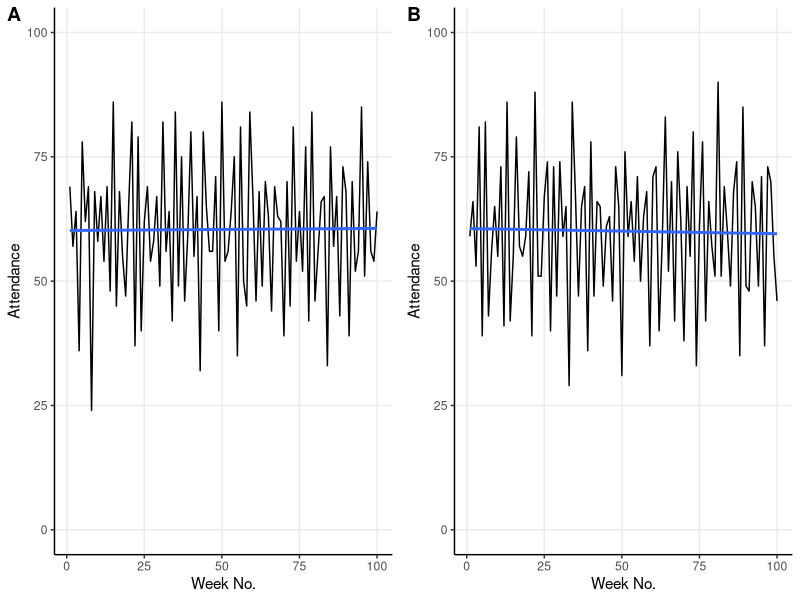
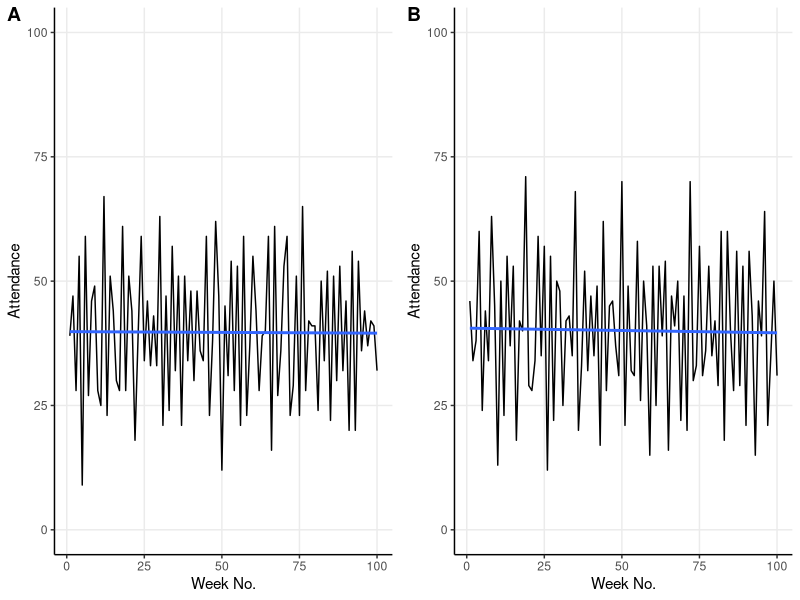

Generate these figures, in order, with R:
## ---- chunk 1
# RMarkdown
knitr::opts_chunk$set(echo = FALSE, fig.align = "center", fig.width = 11)

# Packages
library(tidyverse)
library(truncnorm)
## ---- chunk 2
# Example attendance
set.seed(23)
round(truncnorm::rtruncnorm(10, 0, 100, 50, 20), 0)
## ---- chunk 3
sim_el_farol <- function(threshold = 60, n_rounds = 100) {
  ## Define mean-based hypotheses -----
  
  # Mean of previous 1 week
  mean_1 <- function(x) {
    if(length(x) < 1) {sample(c(1:100), 1)} 
    else{mean(x[length(x)])}
  }
  
  # Mean of previous 2 weeks
  mean_2 <- function(x) {
    if(length(x) < 2) {sample(c(1:100), 1)} 
    else{mean(c(x[length(x)], x[length(x) - 1]))}
  }
  
  # Mean of previous 3 weeks
  mean_3 <- function(x) {
    if(length(x) < 3) {sample(c(1:100), 1)} 
    else{mean(c(x[length(x)], x[length(x) - 1], x[length(x) - 2]))}
  }
  
  # Mean of previous 4 weeks
  mean_4 <- function(x) {
    if(length(x) < 4) {sample(c(1:100), 1)} 
    else{mean(c(x[length(x)],
                x[length(x) - 1],
                x[length(x) - 2],
                x[length(x) - 3]))}
  }

  # Mean of previous 5 weeks
  mean_5 <- function(x) {
    if(length(x) < 4) {sample(c(1:100), 1)} 
    else{mean(c(x[length(x)],
                x[length(x) - 1],
                x[length(x) - 2],
                x[length(x) - 3],
                x[length(x) - 4]))}
  }
  
  ## Define cycle-based hypotheses -----
  
  # 1 week cycle 
  cycle_1 <- function(x){
    if(length(x) < 1) {sample(c(1:100), 1)} 
    else{x[length(x)]}
  }
  
  # 2 week cycle 
  cycle_2 <- function(x){
    if(length(x) < 2) {sample(c(1:100), 1)} 
    else{x[length(x) - 1]}
  }
  
  # 3 week cycle 
  cycle_3 <- function(x){
    if(length(x) < 3) {sample(c(1:100), 1)} 
    else{x[length(x) - 2]}
  }
  
  # 4 week cycle 
  cycle_4 <- function(x){
    if(length(x) < 4) {sample(c(1:100), 1)} 
    else{x[length(x) - 3]}
  }
  
  # 5 week cycle 
  cycle_5 <- function(x){
    if(length(x) < 5) {sample(c(1:100), 1)} 
    else{x[length(x) - 4]}
  }
  
  ## Define mirror-based hypotheses -----
  
  # 1 week mirror 
  mirror_1 <- function(x) {
    if(length(x) < 1) {sample(c(1:100), 1)} 
    else{
      mirror <- x[length(x)] - 50
      ifelse(mirror > 0, return(50 - mirror), return(50 + abs(mirror)))
    }
  }
  
  # 2 week mirror 
  mirror_2 <- function(x) {
    if(length(x) < 2) {sample(c(1:100), 1)} 
    else{
      mirror <- x[length(x) - 1] - 50
      ifelse(mirror > 0, return(50 - mirror), return(50 + abs(mirror)))
    }
  }
  
  # 3 week mirror 
  mirror_3 <- function(x) {
    if(length(x) < 3) {sample(c(1:100), 1)} 
    else{
      mirror <- x[length(x) - 2] - 50
      ifelse(mirror > 0, return(50 - mirror), return(50 + abs(mirror)))
    }
  }
  
  # 4 week mirror 
  mirror_4 <- function(x) {
    if(length(x) < 4) {sample(c(1:100), 1)} 
    else{
      mirror <- x[length(x) - 3] - 50
      ifelse(mirror > 0, return(50 - mirror), return(50 + abs(mirror)))
    }
  }
  
  # 5 week mirror 
  mirror_5 <- function(x) {
    if(length(x) < 5) {sample(c(1:100), 1)} 
    else{
      mirror <- x[length(x) - 4] - 50
      ifelse(mirror > 0, return(50 - mirror), return(50 + abs(mirror)))
    }
  }
  
  ## Group hypotheses -----
  
  hypotheses <- list("1wk cycle" = cycle_1,
                     "2wk cycle" = cycle_2,
                     "3wk cycle" = cycle_3,
                     "4wk cycle" = cycle_4,
                     "5wk cycle" = cycle_5,
                     "1wk mean" = mean_1,
                     "2wk mean" = mean_2,
                     "3wk mean" = mean_3,
                     "4wk mean" = mean_4,
                     "5wk mean" = mean_5,
                     "1wk mirror" = mirror_1,
                     "2wk mirror" = mirror_2,
                     "3wk mirror" = mirror_3,
                     "4wk mirror" = mirror_4,
                     "5wk mirror" = mirror_5)
  
  
  ## Sim -----
  
  # Assign 3 hypotheses to each individual
  predictors_df <- 
    tibble(id = rep(c(1:100), 3),
           predictor = sample(hypotheses, 300, replace = T)) %>%
    arrange(id) %>%
    mutate(current_accuracy = 0)
  
  # Define function for finding current most accurate predictor
  find_predictor <- function(predictors_df) {
    best_predictors <- predictors_df %>%
      group_by(id) %>%
      summarise(best_accuracy = min(current_accuracy),
                predictor = predictor[which.min(current_accuracy)])
  }
  
  # Empty df for predictions
  predictions_df <- tibble(id = c(1:100))
  
  # Empty vector for weekly attendance
  attendance <- NULL

  # Run it
  for (i in 1:n_rounds) {
    
    # Find best_predictors (accuracy = mean diff predict - attendance)
    best_predictors <- find_predictor(predictors_df)
    
    # Make predictions using individuals' best hypotheses
    predictions_ls <- lapply(best_predictors$predictor,
                             function(f) f(attendance))
    predictions <- unlist(predictions_ls)
    
    # Add these predictions to the predictions_df in the right week
    predictions_df[, 1+i] <- predictions
    
    # Count how many individuals will go to the bar that week 
    present_attendance <- sum(predictions <= threshold)
    
    # Add present attendance to the attendance vector
    attendance <- c(attendance, present_attendance)
    
    # Update the current accuracy for the predictors used this round
    best_predictors <- best_predictors %>%
      mutate(prediction = predictions,
             current_accuracy = (best_accuracy + 
                                   abs(prediction - present_attendance))) %>%
      select(-prediction, -best_accuracy)
    
    # Remove the rows used this round
    predictors_df <- predictors_df %>%
      group_by(id) %>%
      slice(-which.min(current_accuracy))
    
    # Add the used rows back in with new accuracy scores
    predictors_df <- bind_rows(predictors_df, best_predictors) %>%
      arrange(id)
    
  }
  ## Output -----
  
  attendance_df <- tibble(week_no = 1:n_rounds, attendance = attendance)
  
}
## ---- chunk 4
# Sim A
default_A <- sim_el_farol()

# Sim B
default_B <- sim_el_farol()
## ---- chunk 5
# Viz A
plot_A <- ggplot(default_A, aes(x = week_no, y = attendance)) +
  geom_line() +
  geom_smooth(method = "lm", se = F) +
  scale_x_continuous("Week No.") +
  scale_y_continuous("Attendance", limits = c(0, 100)) +
  theme_classic() +
  theme(panel.grid.major = element_line())

# Viz B
plot_B <- ggplot(default_B, aes(x = week_no, y = attendance)) +
  geom_line() +
  geom_smooth(method = "lm", se = F) +
  scale_x_continuous("Week No.") +
  scale_y_continuous("Attendance", limits = c(0, 100)) +
  theme_classic() +
  theme(panel.grid.major = element_line())

# Plot side by side
cowplot::plot_grid(plot_A, plot_B, labels = "AUTO")
## ---- chunk 6
# Sim A
forty_A <- sim_el_farol(threshold = 40)

# Sim B
forty_B <- sim_el_farol(threshold = 40)
## ---- chunk 7
# Viz A
plot_A <- ggplot(forty_A, aes(x = week_no, y = attendance)) +
  geom_line() +
  geom_smooth(method = "lm", se = F) +
  scale_x_continuous("Week No.") +
  scale_y_continuous("Attendance", limits = c(0, 100)) +
  theme_classic() +
  theme(panel.grid.major = element_line())

# Viz B
plot_B <- ggplot(forty_B, aes(x = week_no, y = attendance)) +
  geom_line() +
  geom_smooth(method = "lm", se = F) +
  scale_x_continuous("Week No.") +
  scale_y_continuous("Attendance", limits = c(0, 100)) +
  theme_classic() +
  theme(panel.grid.major = element_line())

# Plot side by side
cowplot::plot_grid(plot_A, plot_B, labels = "AUTO")
